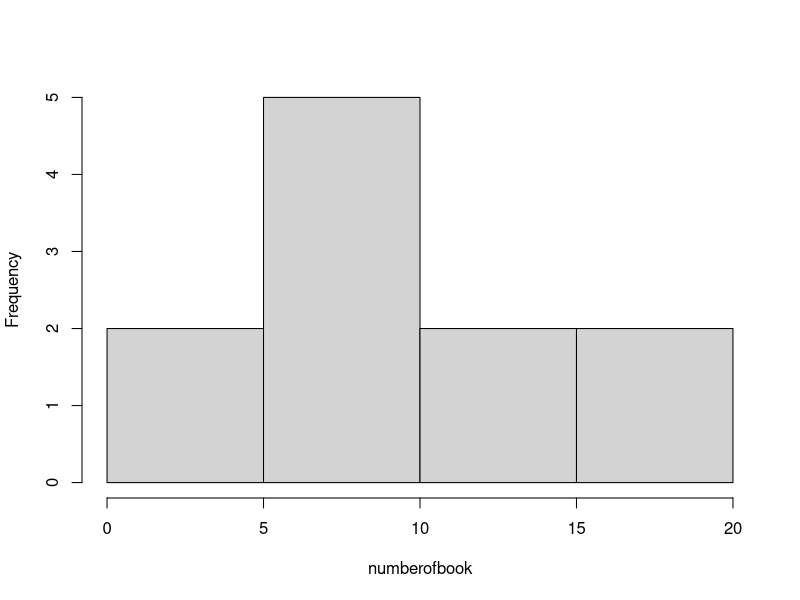
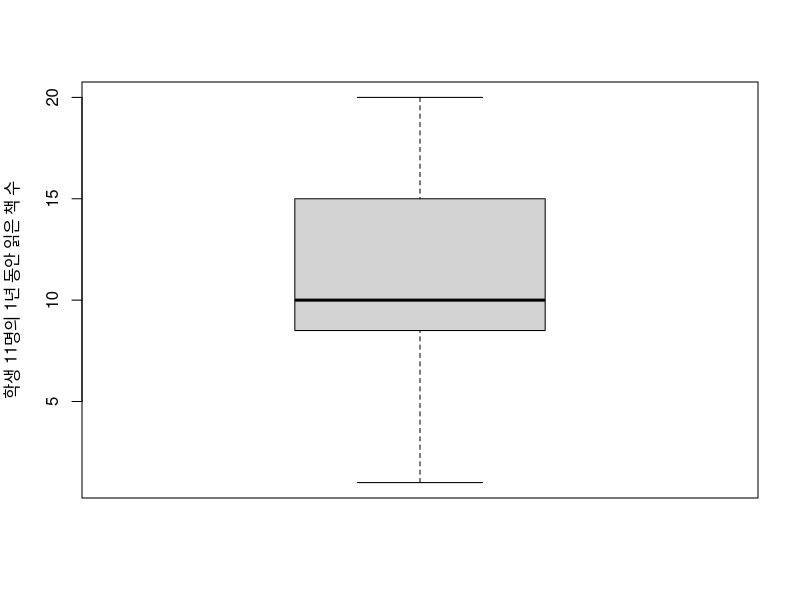

Write R code to recreate these figures, in order.
################################
# 데이터 요약
################################

### 히스토그램 그리기
numberofbook <- c(8,1,10,15,15,10,5,19,20,9,10)
hist(numberofbook, main="")


### 상자그림 그리기
boxplot(numberofbook, ylab="학생 11명의 1년 동안 읽은 책 수")



### 다섯수치요약 산출
fivenum(numberofbook)

